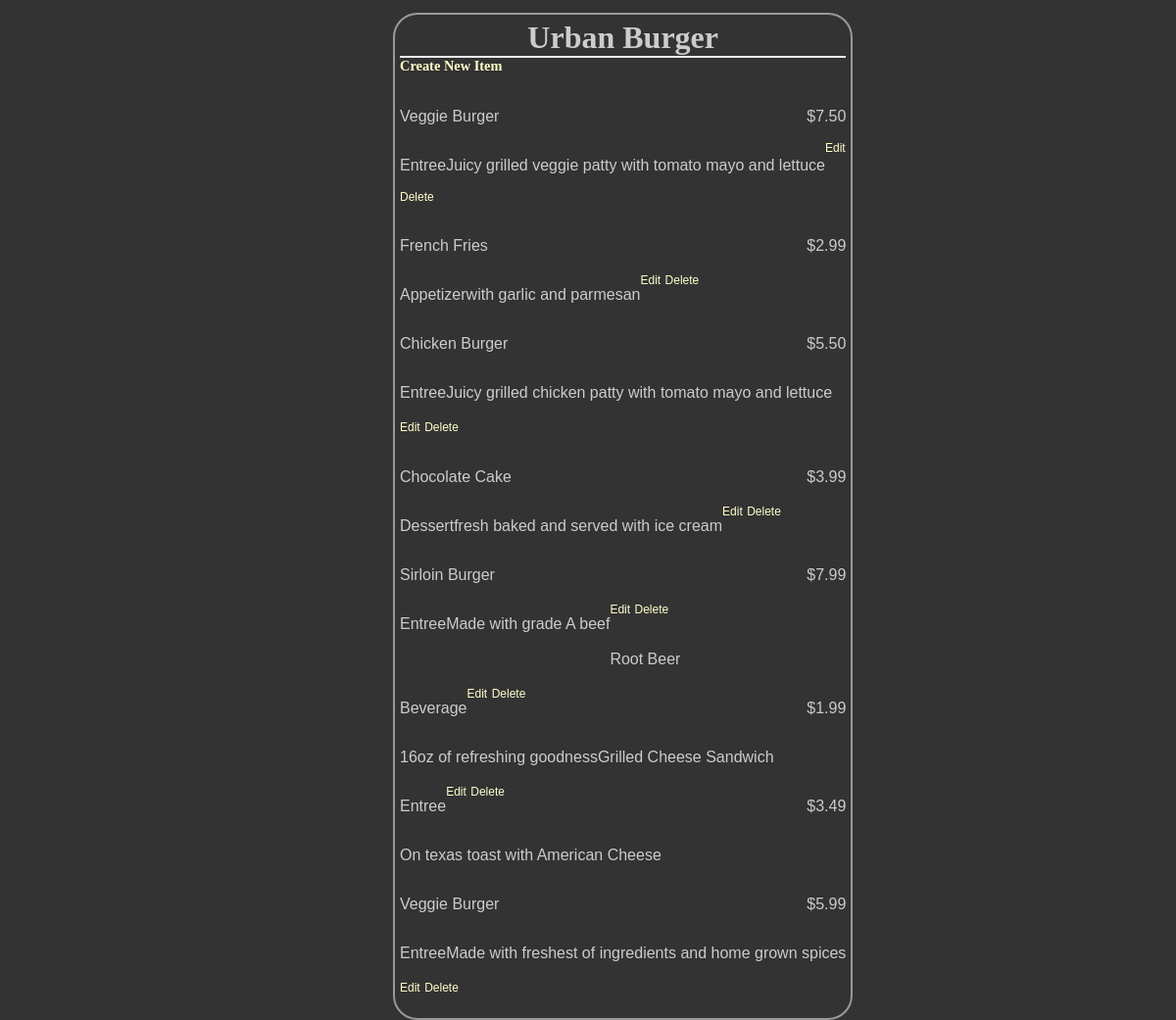
The app's page /restaurant/2/menu/ with its own data.
### database_setup.py (models this page shows, shortened)
class Restaurant(Base):
    __tablename__ = 'restaurant'
    name = Column(String(100), nullable = False)
    id = Column(Integer, primary_key = True)

class MenuItem(Base):
    __tablename__ = 'menu_item'
    name = Column(String(100), nullable = False)
    id = Column(Integer, primary_key = True)
    course = Column(String(250))
    description = Column(String(250))
    price = Column(String(10))
    restaurant_id = Column(Integer, ForeignKey('restaurant.id'))
    restaurant = relationship(Restaurant)

### project.py (the view)
@app.route('/restaurants/<int:restaurant_id>/')
@app.route('/restaurant/<int:restaurant_id>/menu/')
def restaurantMenu(restaurant_id):
    restaurant = session.query(Restaurant).filter_by(id=restaurant_id).one()
    items = session.query(MenuItem).filter_by(restaurant_id=restaurant.id)
    return render_template('menu.html', restaurant=restaurant, items=items)

### project.py (called while the page is built)
@app.teardown_request
def remove_session(ex=None):
    session.remove()

### templates/menu.html (shortened to what this page needs)
<html>
<head>
    <link rel=stylesheet type=text/css href="{{ url_for('static', filename='styles.css') }}">
</head>
<body>
    <div class='pane'>
        <div class='header'>
            <h1>{{ restaurant.name }}</h1>
        </div>
        <h2><a href='{{url_for('newMenuItem', restaurant_id = restaurant.id) }}'>Create New Item</a></h2>
        {% if items.count() == 0 %}
            <p> You currently have no menu items. <p>
            <a href = "{{url_for('newMenuItem', restaurant_id = restaurant.id )}}">Create New Item</a>
        {% else %}
            {% for i in items %}
            <div class='nameAndPrice'>
                <span class='name'>
                    <p>{{i.name}}</p>
                </span>
                <span class='price'>
                    <p>{{i.price}} </p>
                </span>
            </div>
            <div class="course">
                <p>{{i.course}}</p>
            </div>
            <div class='description'>
                <p>{{i.description}}</p>
            </div>
            <div class="editdeletepane">
                <a href='{{url_for('editMenuItem',restaurant_id = restaurant.id, menu_id=i.id)}}'>Edit</a>
                <a href='{{url_for('deleteMenuItem', restaurant_id = restaurant.id, menu_id=i.id)}}'>Delete</a>
            </div></br>
            {% endfor %}
        {% endif %}
    </div>
</body>
</html>

### static/styles.css (style rules this page uses)
body { font-family: sans-serif; background-color: #333333; background-image: url('https://cloud.githubusercontent.com/assets/9041401/6119508/7cbced14-b07e-11e4-9dbd-f01488203879.jpg') }
h1, h2, h3, h4 { color: #CCCCCC; }
h1, h2 { font-family: 'Georgia', serif; margin: 0; }
h1 { border-bottom: 2px solid #eee; }
h2 { font-size: 1.2em; }
p { color: #CCCCCC; }
a { text-decoration: none; color:#FFFFCC; font-size: .75em; }
.pane { position:absolute; left: 33%; border: 2px solid; border-radius: 25px; padding: 5px; margin: 5px; border-color: #999999; background-color: #333333; }
.header { left:50%; text-align: center; }
.name { width:50%; display: inline-block; }
.price { text-align: right; width:50%; float: right; }
.course { text-align: left; float: left; }
.description { text-align: left; float: left; }

### records on screen
Restaurant: name "Urban Burger"
MenuItem: name "Veggie Burger", price "$7.50", course "Entree", description "Juicy grilled veggie patty with tomato mayo and lettuce"
MenuItem: name "French Fries", price "$2.99", course "Appetizer", description "with garlic and parmesan"
MenuItem: name "Chicken Burger", price "$5.50", course "Entree", description "Juicy grilled chicken patty with tomato mayo and lettuce"
MenuItem: name "Chocolate Cake", price "$3.99", course "Dessert", description "fresh baked and served with ice cream"
MenuItem: name "Sirloin Burger", price "$7.99", course "Entree", description "Made with grade A beef"
MenuItem: name "Root Beer", price "$1.99", course "Beverage", description "16oz of refreshing goodness"
MenuItem: name "Grilled Cheese Sandwich", price "$3.49", course "Entree", description "On texas toast with American Cheese"
MenuItem: name "Veggie Burger", price "$5.99", course "Entree", description "Made with freshest of ingredients and home grown spices"
